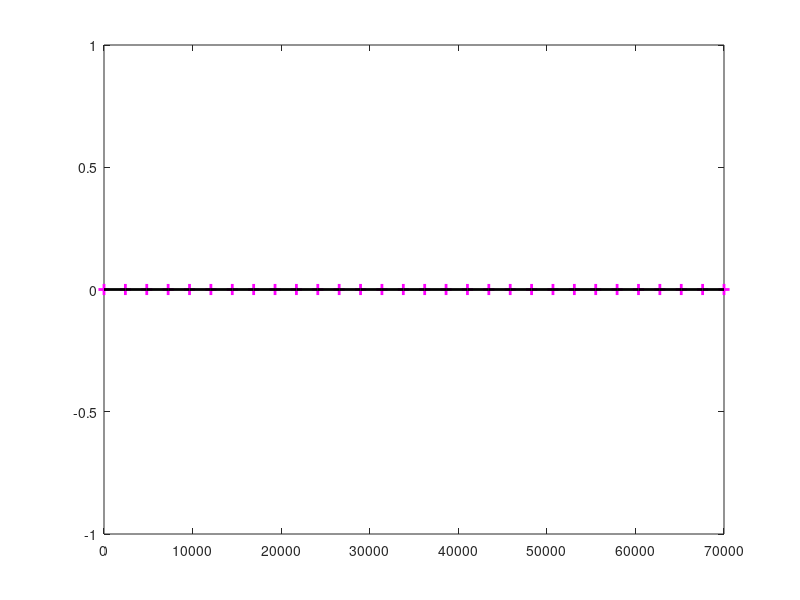

Here is the MATLAB script that generated this plot:
%==========================================================================
% Date: 12/21/2021
%==========================================================================
% close all;
clear all;
disp('_________________IRS and Relay Combination________________________');
NS=input('Number of samples in 1000 ')*1000; % taking inputs
%==========================================================================
alpha_array = [0.5]; %[0 0.5 0.5]; TS factor array
Psi_ps_array = [0.5]; %1 %[0.5 0 0.5]; %PS factor array
Tc = 1; %coherence time

eff = 0.9;%0.5; % Energy harvesting efficiency

bit_array = [100]; %[1 2 4];

delta= 9.079; omega= 2.9 ;psi=47.083*(10^(-3)); %psi =a, d=b=omega, delta = K
% delta= 20000; omega= 2.9 ;psi=6400;

nu=1/(1+exp(psi*omega));
PsiEH=@(p)  max(0,(delta/(1-nu))*((1./(1+exp(-psi*(p-omega))))-nu));


%% system parameters
N=1;    % No. of IRSs
L=256;   % No. of elements
M=1;    % No. of BS antennas
K=1;    % No. of users 
Nr=1;   % No. of relays
sigma_N=1;  % noise power
eta=0.9;  % reflection coefficient
%%
%**************************************************************************
% JUST ASSUMED THAT NOSE VARIANCE ARE EQUAL FOR THE RELAY AND THE DESTINATION
%**************************************************************************
% OTHERWISE WRITE DIFFERENT CODE BELOW FOR TWO NOISE VARIANCES
%--------------------------------------------------------------------------
bandwidth = 20e6;       % channel bandwidth
noiseFigure = 10;       % noise figure at BS (in dB)
noiseVariancedBm = -174 + 10*log10(bandwidth) + noiseFigure;
% noiseVariance = 10^(0.1*noiseVariancedBm);
noiseVariance = 0.1;
%--------------------------------------------------------------------------
%%
for qq = 1:length(bit_array)
    bit=bit_array(qq);
    tau=0; %pi/(2^bit);
    
for kk=1:length(alpha_array)
    %% variables
    alpha = alpha_array(kk); %TS factor
    Psi_ps = Psi_ps_array(kk); %power scaling factor
%     P=logspace(-1,3,20); 
    P=linspace(0,70000,30); %transmitted  power
%     gamma_bar=P; % assuming noise variance equal to 1
    gamma_bar=P/noiseVariance;
%% path-loss - correlation,large scale fading with shadowing
%[Path_loss_S_IRS,Path_loss_IRS_R,Path_loss_R_D]=PathLoss_model(M,K,N,Nr);
Path_loss_S_IRS = 0.005;
Path_loss_IRS_R = 0.004;
Path_loss_R_D = 0.003;
%% simulation
Eh_sim_exct=[]; %--Energy harvest vector (like rate vector)
Eh_sim_exct_q=[]; %--Energy harvest vector with quantization
Eh_Analytical=[]; %--Energy harvest vector analytical
Eh_Analytical_q=[]; %--Energy harvest vector analytical with quantization
Ehnl_Analytical=[]; %--Non linear Energy harvest vector analytical
Ehnl_Analytical_q=[]; %--Non linear Energy harvest vector analytical with quantization

rate_sim_exct=[];
rate_sim_ub=[];
rate_sim_min=[]; 

rate_Analytical_ub_int=[];
rate_Analytical_ub_apx=[];
rate_final=[];

%==========================================================================
% GammaTH threshold
Rate_vec=[];

P1_vec=[];
P2_vec=[];

quantized_Rate_vec=[];

quantized_P1_vec=[];
quantized_P2_vec=[];
%==========================================================================

for pp=1:length(P)
    Ptx=P(pp);
    
    Eh_count_exct=0; %--EH count
    Eh_count_exct_q=0; %--EH quantized count
    
    r_gamma_out_count_exct=0;
    gamma_out_count_ub=0;
    gamma_star_count_min=0;
    
%==========================================================================
Rate_count=0;
Eh_count=0;
power1_count=0;
power2_count=0;

quantized_Rate_count=0;
quantized_power1_count=0;
quantized_power2_count=0;
%==========================================================================
%% Added by Dulaj
    E_WR = 0;
    E_WR2 = 0;
    E_WI2 = 0;
    
    for ll = 1:L % I have used zeta here
        E_WR = E_WR +  sqrt(Path_loss_S_IRS.*Path_loss_IRS_R);
        E_WR2 = E_WR2 +  Path_loss_S_IRS.*Path_loss_IRS_R*(0.5 + 0.5) - pi*pi*Path_loss_S_IRS.*Path_loss_IRS_R/16; % this is not E[(W_R)^2], this is variance
        E_WI2 = E_WI2 +  Path_loss_S_IRS.*Path_loss_IRS_R*(0.5 - 0.5);
    end
    
    E_WR = E_WR * eta*pi*sin(tau)/(4*tau);
    E_WR2 = E_WR2*eta*eta + (E_WR^2); % this is E[(W_R)^2]
    E_WI2 = E_WI2*eta*eta;
    G_opt_q = sqrt(gamma_bar(pp)./(gamma_bar(pp).*(E_WR2+E_WI2).^2+1));
    
    %%
    
    for ns=1:NS %number of realization = NS
% actual channels----------------------------------------------------------
        alpha_h=abs(sqrt(Path_loss_S_IRS).*(randn(M,L)+1j*randn(M,L))/sqrt(2));
        alpha_g=abs(sqrt(Path_loss_IRS_R).*(randn(Nr,L)+1j*randn(Nr,L))/sqrt(2));
        alpha_f=abs(sqrt(Path_loss_R_D).*(randn(K,Nr)+1j*randn(K,Nr))/sqrt(2));
        
% SNRs calculation---------------------------------------------------------
%         gamma_R=gamma_bar(pp).*sum(eta.*alpha_h.*alpha_g,2).^2;
%         gamma_D=gamma_bar(pp).*alpha_f.^2;
%         gamma_star=(gamma_R.*gamma_D)./(gamma_R+gamma_D+1);
%         r_gamma_out_count_exct=r_gamma_out_count_exct+log2(1+gamma_star);
%         gamma_out_count_ub=gamma_out_count_ub+gamma_star;
%         gamma_star_count_min=gamma_star_count_min+min(gamma_R,gamma_D);        
        
% Assuming perfect phase cancelation---------------------------------------

%          amp1=sum(eta.*alpha_h.*alpha_g,2); % breaking the expression into two parts and 1st part has amplitude of amp1
%          amp2=sqrt(Psi_ps)*amp1; % second amplitude has powerscaling factor in it
         
         %?????????????????????????????????????????????????????????????????
         % Optimum relay gain assuming noise power equal are equal (NEEDS CHANGE IF WE USE DIFFERENT NOISE POWER FOR USER AND RELAY SIDE)
%          G_opt = sqrt(gamma_bar(pp)./(gamma_bar(pp).*(amp1).^2+1)); 
         %?????????????????????????????????????????????????????????????????
         
%          power=eff*Ptx*alpha*Tc*(G_opt.*alpha_f.*amp1)^2+eff*Ptx*(1-alpha)*Tc*(G_opt.*alpha_f.*amp2)^2;
         
%          Eh_count_exct=Eh_count_exct+power;
 %==========================================================================        
%         Rate_count=Rate_count+power;
%         power1=Ptx*(sum(amp1).*G_opt.*alpha_f)^2 ;
%         power2=Ptx*(sum(amp2).*G_opt.*alpha_f)^2;
        
%         power1_count = power1_count+power1;
%         power2_count = power2_count+power2;
 %==========================================================================
% quantization
        q_error=2*tau*rand(1,L)-tau;
        amp1_q=sum(eta.*alpha_h.*alpha_g.*exp(1j*q_error),2);
%         amp2_q=sqrt(Psi_ps)*amp1_q;
        
        %%%%%%%%%% by Dulaj %%%%%%%%%%%%% G_opt_q = sqrt(gamma_bar(pp)./(gamma_bar(pp).*(amp1_q).^2+1)); 
        
%         power_q=eff*Ptx*alpha*Tc*(abs(G_opt_q.*alpha_f).*amp1_q)^2+eff*Ptx*(1-alpha)*Tc*(G_opt_q.*alpha_f.*amp2_q)^2;
%         Eh_count_exct_q=Eh_count_exct_q+power_q;
%     end
    
    
    
    %========================================================================== 
     
    quantized_amplitudes1 = sum(eta.*alpha_h.*alpha_g.*exp(1j*q_error),2);
    quantized_amplitudes2 = sqrt(Psi_ps)*amp1_q;
%     G_opt_q = sqrt(gamma_bar(pp)./(gamma_bar(pp).*(quantized_amplitudes1).^2+1));
    
    %% Added by Dulaj
%     E_WR = 0;
%     E_WR2 = 0;
%     E_WI2 = 0;
%     
%     for ll = 1:L % I have used zeta here
%         E_WR = E_WR +  sqrt(Path_loss_S_IRS.*Path_loss_IRS_R);
%         E_WR2 = E_WR2 +  Path_loss_S_IRS.*Path_loss_IRS_R*(0.5 + sin(2*tau)/(4*tau)) - pi*pi*Path_loss_S_IRS.*Path_loss_IRS_R*sin(tau)*sin(tau)/(16*tau*tau); % this is not E[(W_R)^2], this is variance
%         E_WI2 = E_WI2 +  Path_loss_S_IRS.*Path_loss_IRS_R*(0.5 - sin(2*tau)/(4*tau));
%     end
%     
%     E_WR = E_WR * eta*pi*sin(tau)/(4*tau);
%     E_WR2 = E_WR2*eta*eta + (E_WR^2); % this is E[(W_R)^2]
%     E_WI2 = E_WI2*eta*eta;
%     G_opt_q = sqrt(gamma_bar(pp)./(gamma_bar(pp).*(E_WR2+E_WI2).^2+1));
    
    %%
    
    quantized_power = eff*Ptx*alpha*Tc*(abs(G_opt_q.*quantized_amplitudes1*alpha_f))^2+eff*Ptx*(1-alpha)*Tc*(abs(G_opt_q.*alpha_f.*quantized_amplitudes2))^2;
    
    quantized_Rate_count=quantized_Rate_count+ quantized_power;
    quantized_power1 = Ptx*(sum(quantized_amplitudes1).*G_opt_q.*alpha_f)^2;
    quantized_power2 = Ptx*(sum(quantized_amplitudes2).*G_opt_q.*alpha_f)^2;
    
    quantized_power1_count = quantized_power1_count+quantized_power1;
    quantized_power2_count = quantized_power2_count+quantized_power2;
    %========================================================================== 
end
    
    
    
    
%==========================================================================  
%     Rate_vec=[Rate_vec (Rate_count/NS)];
%     P1_vec=[P1_vec (power1_count/NS)];
%     P2_vec=[P2_vec (power2_count/NS)];
    
    quantized_Rate_vec=[quantized_Rate_vec (quantized_Rate_count/NS)];
    quantized_P1_vec=[quantized_P1_vec (quantized_power1_count/NS)];
    quantized_P2_vec=[quantized_P2_vec (quantized_power2_count/NS)];
%==========================================================================  

%     average_snr_inst_ub=gamma_out_count_ub/NS;
%     average_snr_min=gamma_star_count_min/NS;    
    
% EH calculation for continuous and also for quantized --------------------

%     Eh_sim_exct=[Eh_sim_exct (Eh_count_exct/NS)];
%     Eh_sim_exct_q=[Eh_sim_exct_q (Eh_count_exct_q/NS)];
    
% rate calculation---------------------------------------------------------
%     rate_sim_exct=[rate_sim_exct r_gamma_out_count_exct/NS];
%     rate_sim_ub=[rate_sim_ub log2(1+average_snr_inst_ub)];
%     rate_sim_min=[rate_sim_min log2(1+average_snr_min)];
    
        
%% EH analysis
%     Mu_X=0;
%     Var_X=0;
%     for ll=1:L % I have used xi here instead of zeta, where zeta=xi/2
%         lambda_l_sqr=eta^2.*Path_loss_S_IRS.*Path_loss_IRS_R./4;
%         Mu_X=Mu_X+pi.*sqrt(lambda_l_sqr)./2;
%         Var_X=Var_X+lambda_l_sqr.*(16-pi^2)./4;
%     end
%     Mu_R=sqrt(gamma_bar(pp))*Mu_X;
%     Var_R=gamma_bar(pp)*Var_X;
    
%     sigma_D=gamma_bar(pp)*Path_loss_R_D;
%     psi=1/(qfunc(-Mu_R/sqrt(Var_R)));

%     E_R2=Var_R+Mu_R.^2;
%     tot_pwr=gamma_bar(pp)*(Path_loss_R_D)*E_R2/(gamma_bar(pp)*E_R2+1);
   %==========================================================================   
    
%     tmp1 = PsiEH(P1_vec);
%     tmp2 = PsiEH(P2_vec);
    
    quantized_tmp1 = PsiEH(quantized_P1_vec);
    quantized_tmp2 = PsiEH(quantized_P2_vec);
    %==========================================================================  
    %----------------------------------------------------------------------
    % EH analytical--------------------------------------------------------
    
    
    % Rate analytical--------------------------------------------------------
%     Eh=eff*alpha*Tc*Ptx*tot_pwr + eff*(1-alpha)*Psi_ps*Tc*Ptx*tot_pwr ;
%     Eh_Analytical=[Eh_Analytical Eh];
    
%     Eh_vec = alpha*Tc*tmp1 + (1-alpha)*Tc*tmp2;
    quantized_Eh_vec = alpha*Tc*quantized_tmp1 + (1-alpha)*Tc*quantized_tmp2;
    
    %==========================================================================  
%     Eh1=Ptx*tot_pwr ;
%     Eh2=Psi_ps*Ptx*tot_pwr ;
    
    
%     Eh_nl = alpha*Tc*PsiEH(Eh1) + (1-alpha)*Tc*PsiEH(Eh2);
%     Ehnl_Analytical = [Ehnl_Analytical Eh_nl];
%     Eh_Analytical_nl=[Eh_Analytical_nl Eh_nl];
    %==========================================================================  
     %==========================================================================     
% % %     % integral calculation-----------------------------------------------------
% % %     fun_int=@(u) (sqrt(Var_R).*u+Mu_R).*qfunc(u).*exp(-(sqrt(Var_R).*u+Mu_R).^2./sigma_D);
% % %     I_value_int=integral(fun_int,-Mu_R/sqrt(Var_R),Inf);
% % %     average_snr_ana_ub_int=2*sqrt(Var_R)*psi*I_value_int;
% % %     rate_Analytical_ub_int=[rate_Analytical_ub_int log2(1+average_snr_ana_ub_int)]; %try
    % analytical calculation---------------------------------------------------
%     average_snr_ana_ub_apx=1/2*sigma_D*psi*(1-erf(-Mu_R/(sqrt(2*Var_R))));
%     rate_Analytical_ub_apx=[rate_Analytical_ub_apx log2(1+average_snr_ana_ub_apx)];  
    
%% EH quantized analysis
%     E_WR = 0;
%     E_WR2 = 0;
%     E_WI2 = 0;
%     
%     for ll = 1:L % I have used zeta here
%         E_WR = E_WR +  sqrt(Path_loss_S_IRS.*Path_loss_IRS_R);
%         E_WR2 = E_WR2 +  Path_loss_S_IRS.*Path_loss_IRS_R*(0.5 + sin(2*tau)/(4*tau)) - pi*pi*Path_loss_S_IRS.*Path_loss_IRS_R*sin(tau)*sin(tau)/(16*tau*tau); % this is not E[(W_R)^2], this is variance
%         E_WI2 = E_WI2 +  Path_loss_S_IRS.*Path_loss_IRS_R*(0.5 - sin(2*tau)/(4*tau));
%     end
%     
%     E_WR = E_WR * eta*pi*sin(tau)/(4*tau);
%     E_WR2 = E_WR2*eta*eta + (E_WR^2); % this is E[(W_R)^2]
%     E_WI2 = E_WI2*eta*eta;
    
    tot_pwr_q=(G_opt_q^2)*(Path_loss_R_D)*(E_WR2+E_WI2);
    % EH quantized analytical----------------------------------------------
    
    Eh_q=(eff*alpha*Tc*Ptx+ eff*(1-alpha)*Psi_ps*Tc*Ptx)*tot_pwr_q;
    Eh_Analytical_q=[Eh_Analytical_q Eh_q];
    
    %==========================================================================   

    quantized_Eh1 = Ptx*G_opt_q^2*(Path_loss_R_D)*(E_WR2+E_WI2);
    quantized_Eh2 = Psi_ps*quantized_Eh1;
    
    quantized_temp1 = PsiEH(quantized_Eh1);
    quantized_temp2 = PsiEH(quantized_Eh2);
    
    quantized_Eh_nl = alpha*Tc*quantized_temp1 + (1-alpha)*Tc*quantized_temp2;
    Ehnl_Analytical_q=[Ehnl_Analytical_q quantized_Eh_nl];
    
%     quantized_ratio_linear = 100.*quantized_Rate_vec./Rate_vec;
%     quantized_ratio_non_linear = 100.*quantized_Eh_vec./Eh_vec;
    %========================================================================== 
    
%     SNR_avg = Ptx*G_opt_q^2*Path_loss_R_D*(E_WR2+E_WI2)/(G_opt_q^2*Path_loss_R_D*noiseVariance+noiseVariance);
    
%     SNR_test = SNR_avg/NS;
%     rate_final=[rate_final log2(1+SNR_avg)]; 
    %--------------quantization ratio--------------------------------------
%     quantizn_ratio_linear = 100.*Eh_sim_exct_q/Eh_sim_exct;
    
    

%% output simulation progress-----------------------------------------------    
% display 
     %disp(['Simulation:solve for ' num2str(pp) ' out of ' num2str(length(P))]);
    
end
%% plotting the results
% P_db=10*log10(P);
gamma_bar_db=10*log10(gamma_bar);
gammabardB=10*log10(P);

% figure(3)
% plot(P,Eh_sim_exct,'--o','color',[1 0 0],'LineWidth',2,'MarkerSize',9);hold on;
% plot(P,Eh_Analytical,'-','color',[0 0 1],'LineWidth',2,'MarkerSize',9);hold on;
% plot(P,Eh_sim_exct_q,'--o','color',[1 0 1],'LineWidth',2,'MarkerSize',9);hold on;
% plot(P,Eh_Analytical_q,'--s','color',[0 1 1],'LineWidth',2,'MarkerSize',9);hold on;

% figure(4)
% plot(gamma_bar_db,rate_sim_exct,'--o','color',[1 0 1],'LineWidth',2,'MarkerSize',9);hold on;
% plot(gamma_bar_db,rate_sim_ub,':s','color',[0 0 1],'LineWidth',2,'MarkerSize',10);hold on;
% plot(gamma_bar_db,rate_sim_min,':s','color',[0 1 1],'LineWidth',2,'MarkerSize',10);hold on;
% plot(gamma_bar_db,rate_Analytical_ub_int,'-','color',[1 0.5 1],'LineWidth',2);hold on;
% plot(gamma_bar_db,rate_Analytical_ub_apx,'--','color',[0 0.5 0],'LineWidth',2);
% plot(gamma_bar_db,rate_final,'--','color',[0 0.5 0],'LineWidth',2);

% figure(5)
% plot(gamma_bar,rate_sim_exct,'--o','color',[1 0 1],'LineWidth',2,'MarkerSize',9);hold on;
% plot(gamma_bar,rate_sim_ub,':s','color',[0 0 1],'LineWidth',2,'MarkerSize',10);hold on;
% plot(gamma_bar,rate_sim_min,':s','color',[0 1 1],'LineWidth',2,'MarkerSize',10);hold on;
% plot(gamma_bar,rate_Analytical_ub_int,'-','color',[1 0.5 1],'LineWidth',2);hold on;
% plot(gamma_bar,rate_Analytical_ub_apx,'--','color',[0 0.5 0],'LineWidth',2);
% plot(gamma_bar,rate_final,'--','color',[0 0.5 0],'LineWidth',2);

% figure(6)
% plot(gamma_bar_db,10.^(0.1*rate_sim_exct),'--o','color',[1 0 1],'LineWidth',2,'MarkerSize',9);hold on;
% plot(gamma_bar_db,10.^(0.1*rate_sim_ub),':s','color',[0 0 1],'LineWidth',2,'MarkerSize',10);hold on;
% plot(gamma_bar_db,10.^(0.1*rate_sim_min),':s','color',[0 1 1],'LineWidth',2,'MarkerSize',10);hold on;
% plot(gamma_bar_db,10.^(0.1*rate_Analytical_ub_int),'-','color',[1 0.5 1],'LineWidth',2);hold on;
% plot(gamma_bar_db,10.^(0.1*rate_Analytical_ub_apx),'--','color',[0 0.5 0],'LineWidth',2);
% plot(gamma_bar_db,10.^(0.1*rate_final),'--','color',[0 0.5 0],'LineWidth',2);
%========================================================================== 
    
% figure(7)
% % plot(Eh_sim_exct,rate_sim_exct,'--o','color',[1 0 0],'LineWidth',2,'MarkerSize',9);hold on;
% 
% plot(Eh_Analytical_q,rate_Analytical_ub_apx,'-','color',[0 0 1],'LineWidth',2);hold on;
% plot(Eh_nl,rate_Analytical_ub_apx,'o','color',[0 0 1],'LineWidth',2);
% plot(Eh_Analytical,rate_Analytical_ub_apx,'--','color',[0 0 1],'LineWidth',2);
% %========================================================================== 
    
% figure(8)
% 
% plot(P,Rate_vec,'o','color',[0 0 1],'LineWidth',2,'MarkerSize',8); hold on;
% plot(P,Eh_Analytical,'-','color',[1 0 0],'LineWidth',2,'MarkerSize',8); hold on;
% plot(P,Eh_vec,'o','color',[1 0 1],'LineWidth',2,'MarkerSize',8); hold on;
% plot(P,Ehnl_Analytical,'-','color',[0 0 0],'LineWidth',2,'MarkerSize',8); hold on;

% 
figure(9);
plot(P,quantized_Rate_vec,'o','color',[0 0 1],'LineWidth',2,'MarkerSize',8); hold on;
plot(P,Eh_Analytical_q,'-','color',[1 0 0],'LineWidth',2,'MarkerSize',8); hold on;
plot(P,quantized_Eh_vec,'+','color',[1 0 1],'LineWidth',2,'MarkerSize',8); hold on;
plot(P,Ehnl_Analytical_q,'-','color',[0 0 0],'LineWidth',2,'MarkerSize',8); hold on;
% plot(gammabardB,lower_bound,'--','color',[0 0 0],'LineWidth',2); hold on;

% figure(10);
% plot(Pt,quantized_ratio_non_linear,'--*','color',[1 0 0],'LineWidth',2)
% hold on;  
% plot(Pt,quantized_ratio_linear,'--*','color',[0 0 1],'LineWidth',2)
end
end